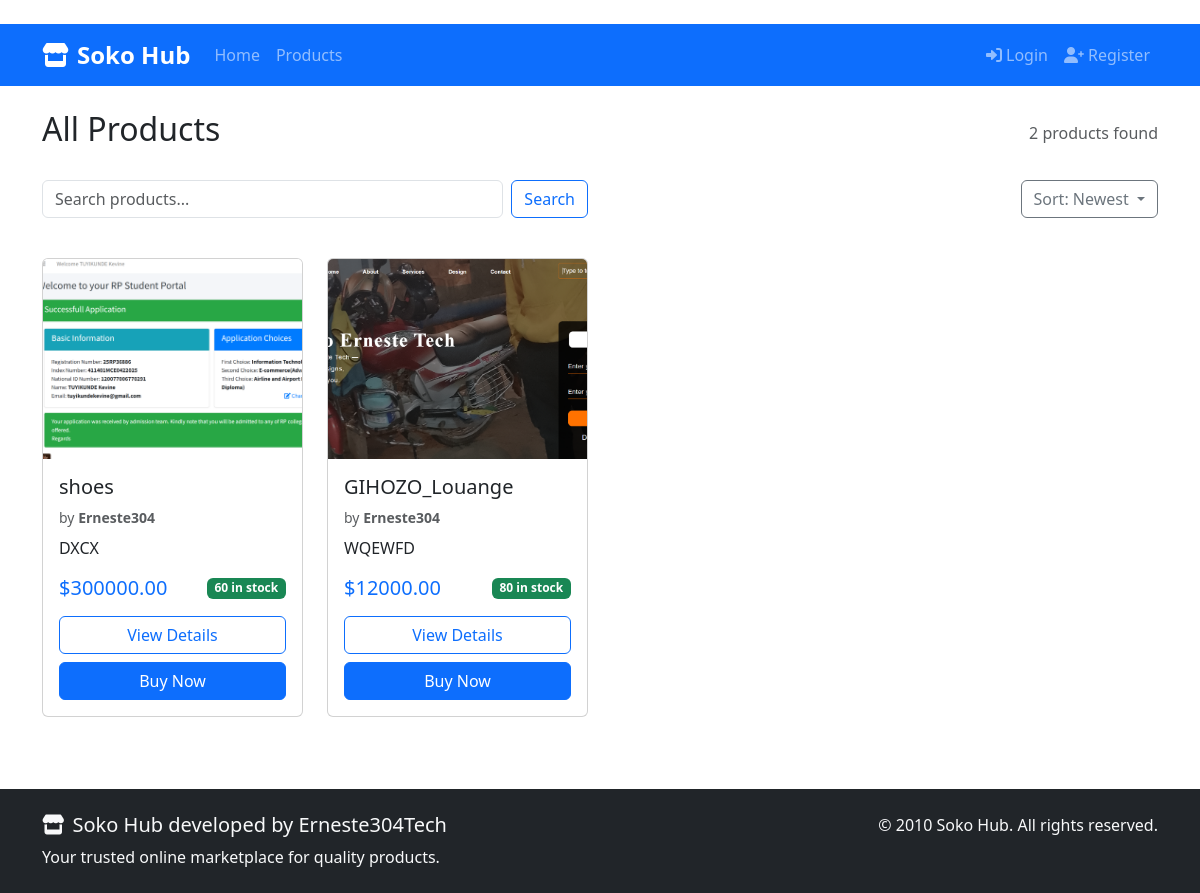
Before: /products/ with the older database file.
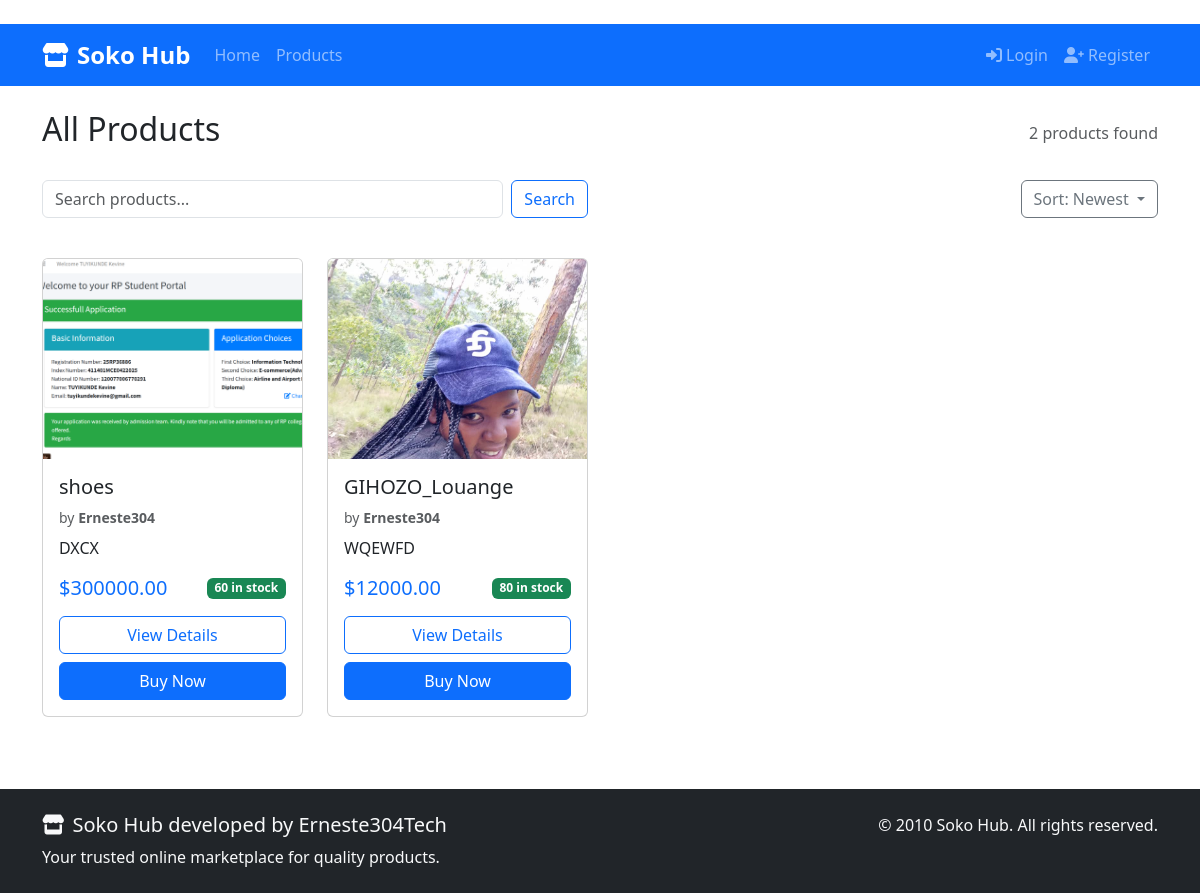
After: the same page with the newer database file.
### products/models.py (models this page shows, shortened)
class Product(models.Model):
    STATUS_CHOICES = (
        ('active', 'Active'),
        ('inactive', 'Inactive'),
        ('out_of_stock', 'Out of Stock'),
    )
    uuid = models.UUIDField(default=uuid.uuid4, editable=False, unique=True)
    image = models.ImageField(upload_to='products/', blank=True, null=True)
    image_url = models.URLField(
        max_length=500,
        blank=True,
        null=True,
        validators=[URLValidator()],
        help_text="Optional URL for the product image."
    )
    vendor = models.ForeignKey(
        settings.AUTH_USER_MODEL,
        on_delete=models.CASCADE,
        limit_choices_to={'user_type': 'vendor'},
        related_name='vendor_products'
    )
    name = models.CharField(max_length=255)
    description = models.TextField()
    price = models.DecimalField(
        max_digits=10,
        decimal_places=2,
        validators=[MinValueValidator(0.01)]
    )
    stock = models.PositiveIntegerField(default=0)
    image = models.ImageField(
        upload_to='products/',
        blank=True,
        null=True,
        default='products/default_product.png'
    )
    status = models.CharField(
        max_length=20,
        choices=STATUS_CHOICES,
        default='active'
    )
    created_at = models.DateTimeField(auto_now_add=True)
    updated_at = models.DateTimeField(auto_now=True)
    class Meta:
        ordering = ['-created_at']
    def is_in_stock(self):
        return self.stock > 0 and self.status == 'active'

### accounts/models.py (models this page shows, shortened)
class User(AbstractUser):
    USER_TYPE_CHOICES = (
        ('vendor', 'Vendor'),
        ('customer', 'Customer'),
    )
    user_type = models.CharField(max_length=20,choices=USER_TYPE_CHOICES,default='customer')
    phone = models.CharField(max_length=15, blank=True)
    location = models.CharField(max_length=255, blank=True)
    profile_picture = models.ImageField(upload_to='profile_pics/', blank=True, null=True)
    address = models.TextField(blank=True, help_text="Full delivery address")
    date_of_birth = models.DateField(blank=True, null=True)
    city = models.CharField(max_length=100, blank=True)
    country = models.CharField(max_length=100, blank=True, default='Rwanda')
    email_notifications = models.BooleanField(default=True)
    sms_notifications = models.BooleanField(default=False)
    created_at = models.DateTimeField(auto_now_add=True)
    updated_at = models.DateTimeField(auto_now=True)
    class Meta:
        db_table = 'auth_user'  # This ensures we replace the default User model

### products/views.py (the view)
# urls.py: path('products/', views.product_list, name='product_list'),
def product_list(request):
    products_list = Product.objects.filter(status='active').order_by('-created_at')
    search_query = request.GET.get('search', '')
    if search_query:
        products_list = products_list.filter(
            Q(name__icontains=search_query) |
            Q(description__icontains=search_query) |
            Q(vendor__username__icontains=search_query)
        )
    sort = request.GET.get('sort', 'newest')
    if sort == 'price_low':
        products_list = products_list.order_by('price')
    elif sort == 'price_high':
        products_list = products_list.order_by('-price')
    elif sort == 'name':
        products_list = products_list.order_by('name')
    paginator = Paginator(products_list, 12)
    page_number = request.GET.get('page')
    products = paginator.get_page(page_number)
    context = {
        'products': products,
        'title': 'All Products',
        'search_query': search_query,
        'sort': sort,
        'total_products': products_list.count()
    }
    return render(request, 'products/product_list.html', context)

### sokohub/context_processors.py (called while the page is built)
def vendor_notifications(request):
    notifications = []
    unread_count = 0
    if request.user.is_authenticated and hasattr(request.user, 'vendor_profile'):
        pass
    return {
        'vendor_notifications': notifications,
        'vendor_unread_notifications_count': unread_count,}

### templates/products/product_list.html (shortened to what this page needs)
﻿{% extends 'base.html' %}
{% block content %}
<div class="d-flex justify-content-between align-items-center mb-4">
    <h2>{{ title }}</h2>
    <span class="text-muted">{{ total_products }} products found</span>
</div>
<div class="row mb-4">
    <div class="col-md-6">
        <form method="get" class="d-flex">
            <input type="text" name="search" class="form-control me-2"
                   placeholder="Search products..." value="{{ search_query }}">
            <button type="submit" class="btn btn-outline-primary">Search</button>
        </form>
    </div>
    <div class="col-md-6 text-end">
        <div class="dropdown">
            <button class="btn btn-outline-secondary dropdown-toggle" type="button"
                    data-bs-toggle="dropdown">
                Sort:
                {% if sort == 'newest' %}Newest
                {% elif sort == 'price_low' %}Price: Low to High
                {% elif sort == 'price_high' %}Price: High to Low
                {% elif sort == 'name' %}Name
                {% endif %}
            </button>
        </div>
    </div>
</div>
{% if products %}
<div class="row">
    {% for product in products %}
    <div class="col-xl-3 col-lg-4 col-md-6 mb-4">
        <div class="card product-card h-100">
            <div class="card-img-top-container" style="height: 200px; overflow: hidden;">
                {% if product.image %}
                <img src="{{ product.image.url }}" class="card-img-top" alt="{{ product.name }}"
                     style="height: 100%; object-fit: cover;">
                {% else %}
                <div class="bg-light d-flex align-items-center justify-content-center h-100">
                    <span class="text-muted">No Image</span>
                </div>
                {% endif %}
            </div>
            <div class="card-body d-flex flex-column">
                <h5 class="card-title">{{ product.name }}</h5>
                <p class="card-text text-muted small mb-2">
                    by <strong>{{ product.vendor.username }}</strong>
                </p>
                <p class="card-text flex-grow-1">
                    {{ product.description|truncatewords:15 }}
                </p>
                <div class="mt-auto">
                    <div class="d-flex justify-content-between align-items-center mb-3">
                        <strong class="text-primary h5 mb-0">${{ product.price }}</strong>
                        <span class="badge {% if product.is_in_stock %}bg-success{% else %}bg-danger{% endif %}">
                            {% if product.is_in_stock %}{{ product.stock }} in stock{% else %}Out of Stock{% endif %}
                        </span>
                    </div>
                    <div class="d-grid gap-2">
                        <a href="{% url 'product_detail' product.id %}" class="btn btn-outline-primary">
                            View Details
                        </a>
                        {% if product.is_in_stock %}
                        <a href="{% url 'checkout' product.id %}" class="btn btn-primary">
                            Buy Now
                        </a>
                        {% else %}
                        <button class="btn btn-secondary" disabled>Out of Stock</button>
                        {% endif %}
                    </div>
                </div>
            </div>
        </div>
    </div>
    {% endfor %}
</div>
{% endif %}
{% endblock %}

Changed rows visible on the page:
changed Product "GIHOZO_Louange": image: a different picture
